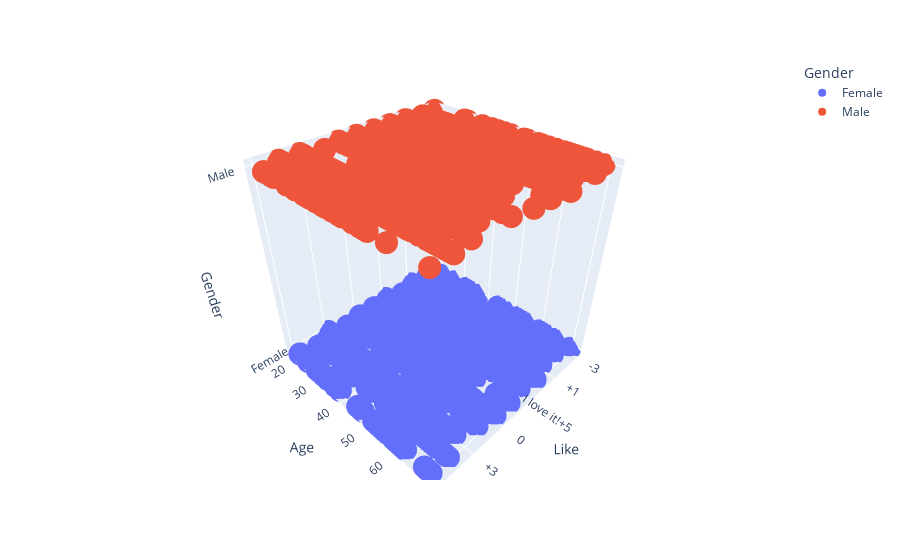

Write notebook code for a chart like this one.
### Code cell
px.scatter_3d(df,x='Like',y="Age",z="Gender",color="Gender")

### Figure 1 — Plotly figure (JSON) as saved in the notebook; plotly's stock layout.template omitted (floating-point values rounded to 4 significant figures; data arrays with more than 128 entries replaced by an {"elided": "..."} marker saying what was removed)
{"data": [{"hovertemplate": "Gender=%{z}<br>Like=%{x}<br>Age=%{y}<extra></extra>", "legendgroup": "Female", "marker": {"color": "#636efa", "symbol": "circle"}, "mode": "markers", "name": "Female", "scene": "scene", "showlegend": true, "type": "scatter3d", "x": {"elided": "788 str values"}, "y": {"elided": "788 int values"}, "z": {"elided": "788 str values"}}, {"hovertemplate": "Gender=%{z}<br>Like=%{x}<br>Age=%{y}<extra></extra>", "legendgroup": "Male", "marker": {"color": "#EF553B", "symbol": "circle"}, "mode": "markers", "name": "Male", "scene": "scene", "showlegend": true, "type": "scatter3d", "x": {"elided": "665 str values"}, "y": {"elided": "665 int values"}, "z": {"elided": "665 str values"}}], "layout": {"legend": {"title": {"text": "Gender"}, "tracegroupgap": 0}, "margin": {"t": 60}, "scene": {"domain": {"x": [0, 1], "y": [0, 1]}, "xaxis": {"title": {"text": "Like"}}, "yaxis": {"title": {"text": "Age"}}, "zaxis": {"categoryarray": ["Female", "Male"], "categoryorder": "array", "title": {"text": "Gender"}}}}}
